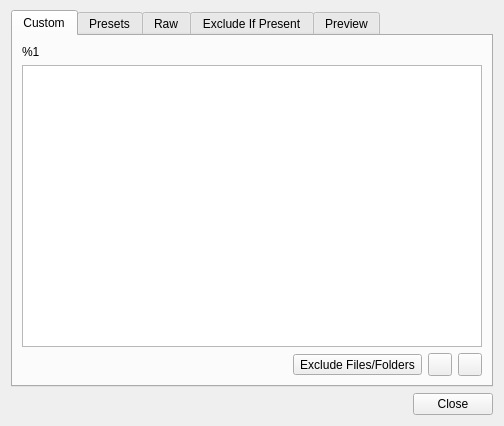
<?xml version="1.0" encoding="UTF-8"?>
<ui version="4.0">
 <class>Dialog</class>
 <widget class="QDialog" name="Dialog">
  <property name="geometry">
   <rect>
    <x>0</x>
    <y>0</y>
    <width>504</width>
    <height>426</height>
   </rect>
  </property>
  <property name="windowTitle">
   <string>Add patterns to exclude</string>
  </property>
  <layout class="QVBoxLayout" name="verticalLayout_2">
   <property name="topMargin">
    <number>10</number>
   </property>
   <item>
    <widget class="QTabWidget" name="tabWidget">
     <property name="currentIndex">
      <number>0</number>
     </property>
     <widget class="QWidget" name="tab">
      <attribute name="title">
       <string>Custom</string>
      </attribute>
      <layout class="QVBoxLayout" name="verticalLayout_3">
       <item>
        <widget class="QLabel" name="customPresetsHelpText">
         <property name="text">
          <string notr="true">&lt;html&gt;&lt;head/&gt;&lt;body&gt;&lt;p&gt;%1&lt;/p&gt;&lt;/body&gt;&lt;/html&gt;</string>
         </property>
         <property name="wordWrap">
          <bool>true</bool>
         </property>
         <property name="textStyle" stdset="0">
          <string>callout</string>
         </property>
         <property name="textRole" stdset="0">
          <string>secondary</string>
         </property>
        </widget>
       </item>
       <item>
        <widget class="QListView" name="customExclusionsList" />
       </item>
       <item>
        <layout class="QHBoxLayout" name="horizontalLayout">
         <item>
          <spacer name="horizontalSpacer">
           <property name="orientation">
            <enum>Qt::Horizontal</enum>
           </property>
           <property name="sizeHint" stdset="0">
            <size>
             <width>40</width>
             <height>20</height>
            </size>
           </property>
          </spacer>
         </item>
         <item>
          <widget class="QToolButton" name="bOpenExcludeFD">
           <property name="text">
            <string>Exclude Files/Folders</string>
           </property>
          </widget>
         </item>
         <item>
          <widget class="QToolButton" name="bAddPattern" />
         </item>
         <item>
          <widget class="QToolButton" name="bRemovePattern" />
         </item>
        </layout>
       </item>
      </layout>
     </widget>
     <widget class="QWidget" name="tab_2">
      <attribute name="title">
       <string>Presets</string>
      </attribute>
      <layout class="QVBoxLayout" name="verticalLayout_3">
       <item>
        <widget class="QLabel" name="exclusionPresetsHelpText">
         <property name="wordWrap">
          <bool>true</bool>
         </property>
         <property name="textStyle" stdset="0">
          <string>callout</string>
         </property>
         <property name="textRole" stdset="0">
          <string>secondary</string>
         </property>
        </widget>
       </item>
       <item>
        <widget class="QListView" name="exclusionPresetsList" />
       </item>
      </layout>
     </widget>
     <widget class="QWidget" name="tab_4">
      <attribute name="title">
       <string>Raw</string>
      </attribute>
      <layout class="QVBoxLayout" name="verticalLayout_4">
       <item>
        <widget class="QLabel" name="rawExclusionsHelpText">
         <property name="wordWrap">
          <bool>true</bool>
         </property>
         <property name="textStyle" stdset="0">
          <string>callout</string>
         </property>
         <property name="textRole" stdset="0">
          <string>secondary</string>
         </property>
        </widget>
       </item>
       <item>
        <widget class="QPlainTextEdit" name="rawExclusionsText" />
       </item>
      </layout>
     </widget>
     <widget class="QWidget" name="tab_5">
      <attribute name="title">
       <string>Exclude If Present</string>
      </attribute>
      <layout class="QVBoxLayout" name="verticalLayout_5">
       <item>
        <widget class="QLabel" name="excludeIfPresentHelpText">
         <property name="wordWrap">
          <bool>true</bool>
         </property>
         <property name="textStyle" stdset="0">
          <string>callout</string>
         </property>
         <property name="textRole" stdset="0">
          <string>secondary</string>
         </property>
        </widget>
       </item>
       <item>
        <widget class="QListView" name="excludeIfPresentList" />
       </item>
       <item>
        <layout class="QHBoxLayout" name="horizontalLayout_5">
         <item>
          <spacer name="horizontalSpacer_5">
           <property name="orientation">
            <enum>Qt::Horizontal</enum>
           </property>
           <property name="sizeHint" stdset="0">
            <size>
             <width>40</width>
             <height>20</height>
            </size>
           </property>
          </spacer>
         </item>
         <item>
          <widget class="QToolButton" name="bAddPatternExcludeIfPresent" />
         </item>
         <item>
          <widget class="QToolButton" name="bRemovePatternExcludeIfPresent" />
         </item>
        </layout>
       </item>
      </layout>
     </widget>
     <widget class="QWidget" name="tab_3">
      <attribute name="title">
       <string>Preview</string>
      </attribute>
      <layout class="QVBoxLayout" name="verticalLayout_4">
       <item>
        <widget class="QLabel" name="exclusionsPreviewHelpText">
         <property name="wordWrap">
          <bool>true</bool>
         </property>
         <property name="textStyle" stdset="0">
          <string>callout</string>
         </property>
         <property name="textRole" stdset="0">
          <string>secondary</string>
         </property>
        </widget>
       </item>
       <item>
        <widget class="QPlainTextEdit" name="exclusionsPreviewText" />
       </item>
       <item>
        <layout class="QHBoxLayout" name="horizontalLayout_3">
         <item>
          <spacer name="horizontalSpacer_3">
           <property name="orientation">
            <enum>Qt::Horizontal</enum>
           </property>
           <property name="sizeHint" stdset="0">
            <size>
             <width>40</width>
             <height>20</height>
            </size>
           </property>
          </spacer>
         </item>
         <item>
          <widget class="QPushButton" name="bPreviewCopy">
           <property name="text">
            <string>Copy to Clipboard</string>
           </property>
          </widget>
         </item>
        </layout>
       </item>
      </layout>
     </widget>
    </widget>
   </item>
   <item>
    <widget class="QDialogButtonBox" name="buttonBox">
     <property name="standardButtons">
      <set>QDialogButtonBox::Close</set>
     </property>
    </widget>
   </item>
  </layout>
 </widget>
 <resources />
 <connections />
</ui>
